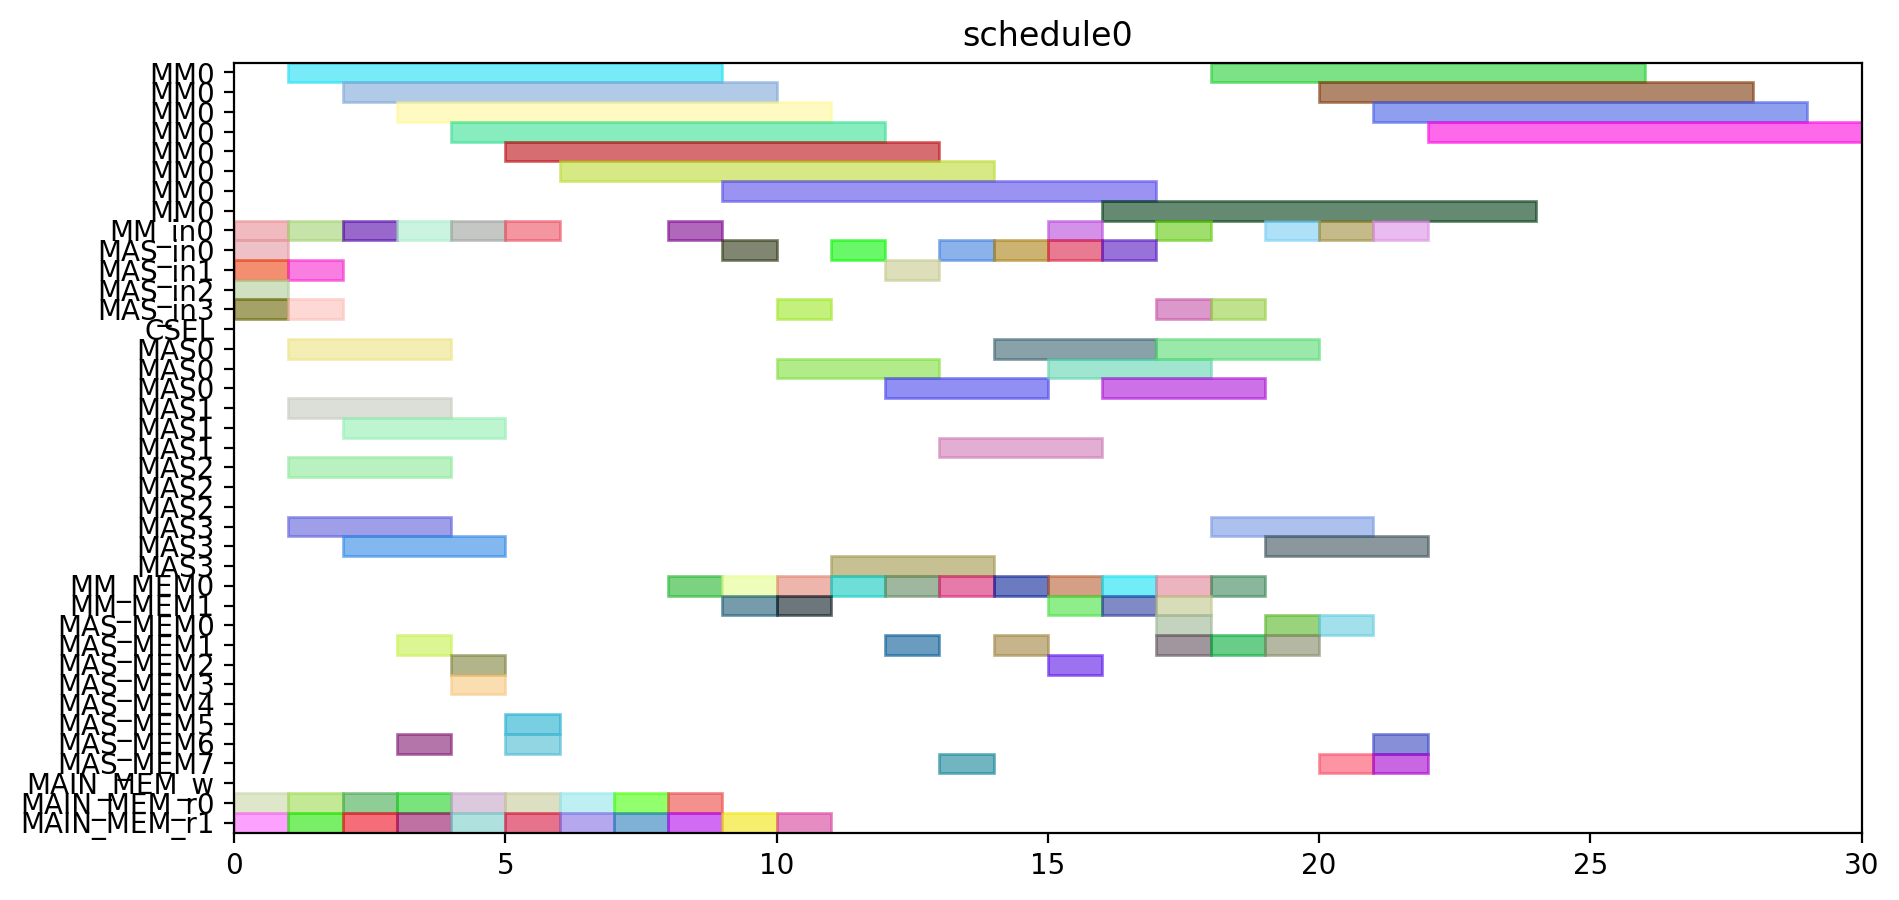

Generate this figure with Python:
from pyschedule import Scenario, solvers, plotters, alt


def solve():
	horizon = 90
	S = Scenario("schedule0", horizon=horizon)

	# resource
	MM = S.Resources('MM', num=1, size=8)
	MM_in = S.Resources('MM_in', num=1)
	MAS_in = S.Resources('MAS_in', num=4)
	CSEL = S.Resource('CSEL')
	MAS = S.Resources('MAS', num=4, size=3, periods=range(1, horizon))
	MM_MEM = S.Resources('MM_MEM', num=2)
	MAS_MEM = S.Resources('MAS_MEM', num=8)
	MAIN_MEM_w = S.Resource('MAIN_MEM_w', size=1)
	MAIN_MEM_r = S.Resources('MAIN_MEM_r', num=2)

	# result of previous scheduling

	# new tasks
	t0 = S.Task('t0', length=8, delay_cost=1)
	t0 += alt(MM)
	t0_in = S.Task('t0_in', length=1, delay_cost=1)
	t0_in += alt(MM_in)
	S += t0_in*MM_in[0]<=t0*MM[0]

	t0_mem0 = S.Task('t0_mem0', length=1, delay_cost=1)
	t0_mem0 += MAIN_MEM_r[0]
	t0_mem1 = S.Task('t0_mem1', length=1, delay_cost=1)
	t0_mem1 += MAIN_MEM_r[1]
	t1 = S.Task('t1', length=8, delay_cost=1)
	t1 += alt(MM)
	t1_in = S.Task('t1_in', length=1, delay_cost=1)
	t1_in += alt(MM_in)
	S += t1_in*MM_in[0]<=t1*MM[0]

	t1_mem0 = S.Task('t1_mem0', length=1, delay_cost=1)
	t1_mem0 += MAIN_MEM_r[0]
	t1_mem1 = S.Task('t1_mem1', length=1, delay_cost=1)
	t1_mem1 += MAIN_MEM_r[1]
	t2 = S.Task('t2', length=8, delay_cost=1)
	t2 += alt(MM)
	t2_in = S.Task('t2_in', length=1, delay_cost=1)
	t2_in += alt(MM_in)
	S += t2_in*MM_in[0]<=t2*MM[0]

	t2_mem0 = S.Task('t2_mem0', length=1, delay_cost=1)
	t2_mem0 += MAIN_MEM_r[0]
	t2_mem1 = S.Task('t2_mem1', length=1, delay_cost=1)
	t2_mem1 += MAIN_MEM_r[1]
	t3 = S.Task('t3', length=3, delay_cost=1)
	t3 += alt(MAS)
	t3_in = S.Task('t3_in', length=1, delay_cost=1)
	t3_in += alt(MAS_in)
	S += t3_in*MAS_in[0]<=t3*MAS[0]

	S += t3_in*MAS_in[1]<=t3*MAS[1]

	S += t3_in*MAS_in[2]<=t3*MAS[2]

	S += t3_in*MAS_in[3]<=t3*MAS[3]

	t3_mem0 = S.Task('t3_mem0', length=1, delay_cost=1)
	t3_mem0 += MAIN_MEM_r[0]
	t3_mem1 = S.Task('t3_mem1', length=1, delay_cost=1)
	t3_mem1 += MAIN_MEM_r[1]
	t4 = S.Task('t4', length=3, delay_cost=1)
	t4 += alt(MAS)
	t4_in = S.Task('t4_in', length=1, delay_cost=1)
	t4_in += alt(MAS_in)
	S += t4_in*MAS_in[0]<=t4*MAS[0]

	S += t4_in*MAS_in[1]<=t4*MAS[1]

	S += t4_in*MAS_in[2]<=t4*MAS[2]

	S += t4_in*MAS_in[3]<=t4*MAS[3]

	t4_mem0 = S.Task('t4_mem0', length=1, delay_cost=1)
	t4_mem0 += MAIN_MEM_r[0]
	t4_mem1 = S.Task('t4_mem1', length=1, delay_cost=1)
	t4_mem1 += MAIN_MEM_r[1]
	t8 = S.Task('t8', length=3, delay_cost=1)
	t8 += alt(MAS)
	t8_in = S.Task('t8_in', length=1, delay_cost=1)
	t8_in += alt(MAS_in)
	S += t8_in*MAS_in[0]<=t8*MAS[0]

	S += t8_in*MAS_in[1]<=t8*MAS[1]

	S += t8_in*MAS_in[2]<=t8*MAS[2]

	S += t8_in*MAS_in[3]<=t8*MAS[3]

	t8_mem0 = S.Task('t8_mem0', length=1, delay_cost=1)
	t8_mem0 += MAIN_MEM_r[0]
	t8_mem1 = S.Task('t8_mem1', length=1, delay_cost=1)
	t8_mem1 += MAIN_MEM_r[1]
	t9 = S.Task('t9', length=3, delay_cost=1)
	t9 += alt(MAS)
	t9_in = S.Task('t9_in', length=1, delay_cost=1)
	t9_in += alt(MAS_in)
	S += t9_in*MAS_in[0]<=t9*MAS[0]

	S += t9_in*MAS_in[1]<=t9*MAS[1]

	S += t9_in*MAS_in[2]<=t9*MAS[2]

	S += t9_in*MAS_in[3]<=t9*MAS[3]

	t9_mem0 = S.Task('t9_mem0', length=1, delay_cost=1)
	t9_mem0 += MAIN_MEM_r[0]
	t9_mem1 = S.Task('t9_mem1', length=1, delay_cost=1)
	t9_mem1 += MAIN_MEM_r[1]
	t13 = S.Task('t13', length=3, delay_cost=1)
	t13 += alt(MAS)
	t13_in = S.Task('t13_in', length=1, delay_cost=1)
	t13_in += alt(MAS_in)
	S += t13_in*MAS_in[0]<=t13*MAS[0]

	S += t13_in*MAS_in[1]<=t13*MAS[1]

	S += t13_in*MAS_in[2]<=t13*MAS[2]

	S += t13_in*MAS_in[3]<=t13*MAS[3]

	t13_mem0 = S.Task('t13_mem0', length=1, delay_cost=1)
	t13_mem0 += MAIN_MEM_r[0]
	t13_mem1 = S.Task('t13_mem1', length=1, delay_cost=1)
	t13_mem1 += MAIN_MEM_r[1]
	t14 = S.Task('t14', length=3, delay_cost=1)
	t14 += alt(MAS)
	t14_in = S.Task('t14_in', length=1, delay_cost=1)
	t14_in += alt(MAS_in)
	S += t14_in*MAS_in[0]<=t14*MAS[0]

	S += t14_in*MAS_in[1]<=t14*MAS[1]

	S += t14_in*MAS_in[2]<=t14*MAS[2]

	S += t14_in*MAS_in[3]<=t14*MAS[3]

	t14_mem0 = S.Task('t14_mem0', length=1, delay_cost=1)
	t14_mem0 += MAIN_MEM_r[0]
	t14_mem1 = S.Task('t14_mem1', length=1, delay_cost=1)
	t14_mem1 += MAIN_MEM_r[1]
	t5 = S.Task('t5', length=8, delay_cost=1)
	t5 += alt(MM)
	t5_in = S.Task('t5_in', length=1, delay_cost=1)
	t5_in += alt(MM_in)
	S += t5_in*MM_in[0]<=t5*MM[0]

	t5_mem0 = S.Task('t5_mem0', length=1, delay_cost=1)
	t5_mem0 += alt(MAS_MEM)
	S += (t3*MAS[0])-1 < t5_mem0*MAS_MEM[0]
	S += (t3*MAS[1])-1 < t5_mem0*MAS_MEM[2]
	S += (t3*MAS[2])-1 < t5_mem0*MAS_MEM[4]
	S += (t3*MAS[3])-1 < t5_mem0*MAS_MEM[6]
	S += t5_mem0 <= t5

	t5_mem1 = S.Task('t5_mem1', length=1, delay_cost=1)
	t5_mem1 += alt(MAS_MEM)
	S += (t4*MAS[0])-1 < t5_mem1*MAS_MEM[1]
	S += (t4*MAS[1])-1 < t5_mem1*MAS_MEM[3]
	S += (t4*MAS[2])-1 < t5_mem1*MAS_MEM[5]
	S += (t4*MAS[3])-1 < t5_mem1*MAS_MEM[7]
	S += t5_mem1 <= t5

	t6 = S.Task('t6', length=3, delay_cost=1)
	t6 += alt(MAS)
	t6_in = S.Task('t6_in', length=1, delay_cost=1)
	t6_in += alt(MAS_in)
	S += t6_in*MAS_in[0]<=t6*MAS[0]

	S += t6_in*MAS_in[1]<=t6*MAS[1]

	S += t6_in*MAS_in[2]<=t6*MAS[2]

	S += t6_in*MAS_in[3]<=t6*MAS[3]

	t6_mem0 = S.Task('t6_mem0', length=1, delay_cost=1)
	t6_mem0 += alt(MM_MEM)
	S += (t0*MM[0])-1 < t6_mem0*MM_MEM[0]
	S += t6_mem0 <= t6

	t6_mem1 = S.Task('t6_mem1', length=1, delay_cost=1)
	t6_mem1 += alt(MM_MEM)
	S += (t1*MM[0])-1 < t6_mem1*MM_MEM[1]
	S += t6_mem1 <= t6

	t10 = S.Task('t10', length=8, delay_cost=1)
	t10 += alt(MM)
	t10_in = S.Task('t10_in', length=1, delay_cost=1)
	t10_in += alt(MM_in)
	S += t10_in*MM_in[0]<=t10*MM[0]

	t10_mem0 = S.Task('t10_mem0', length=1, delay_cost=1)
	t10_mem0 += alt(MAS_MEM)
	S += (t8*MAS[0])-1 < t10_mem0*MAS_MEM[0]
	S += (t8*MAS[1])-1 < t10_mem0*MAS_MEM[2]
	S += (t8*MAS[2])-1 < t10_mem0*MAS_MEM[4]
	S += (t8*MAS[3])-1 < t10_mem0*MAS_MEM[6]
	S += t10_mem0 <= t10

	t10_mem1 = S.Task('t10_mem1', length=1, delay_cost=1)
	t10_mem1 += alt(MAS_MEM)
	S += (t9*MAS[0])-1 < t10_mem1*MAS_MEM[1]
	S += (t9*MAS[1])-1 < t10_mem1*MAS_MEM[3]
	S += (t9*MAS[2])-1 < t10_mem1*MAS_MEM[5]
	S += (t9*MAS[3])-1 < t10_mem1*MAS_MEM[7]
	S += t10_mem1 <= t10

	t11 = S.Task('t11', length=3, delay_cost=1)
	t11 += alt(MAS)
	t11_in = S.Task('t11_in', length=1, delay_cost=1)
	t11_in += alt(MAS_in)
	S += t11_in*MAS_in[0]<=t11*MAS[0]

	S += t11_in*MAS_in[1]<=t11*MAS[1]

	S += t11_in*MAS_in[2]<=t11*MAS[2]

	S += t11_in*MAS_in[3]<=t11*MAS[3]

	t11_mem0 = S.Task('t11_mem0', length=1, delay_cost=1)
	t11_mem0 += alt(MM_MEM)
	S += (t1*MM[0])-1 < t11_mem0*MM_MEM[0]
	S += t11_mem0 <= t11

	t11_mem1 = S.Task('t11_mem1', length=1, delay_cost=1)
	t11_mem1 += alt(MM_MEM)
	S += (t2*MM[0])-1 < t11_mem1*MM_MEM[1]
	S += t11_mem1 <= t11

	t15 = S.Task('t15', length=8, delay_cost=1)
	t15 += alt(MM)
	t15_in = S.Task('t15_in', length=1, delay_cost=1)
	t15_in += alt(MM_in)
	S += t15_in*MM_in[0]<=t15*MM[0]

	t15_mem0 = S.Task('t15_mem0', length=1, delay_cost=1)
	t15_mem0 += alt(MAS_MEM)
	S += (t13*MAS[0])-1 < t15_mem0*MAS_MEM[0]
	S += (t13*MAS[1])-1 < t15_mem0*MAS_MEM[2]
	S += (t13*MAS[2])-1 < t15_mem0*MAS_MEM[4]
	S += (t13*MAS[3])-1 < t15_mem0*MAS_MEM[6]
	S += t15_mem0 <= t15

	t15_mem1 = S.Task('t15_mem1', length=1, delay_cost=1)
	t15_mem1 += alt(MAS_MEM)
	S += (t14*MAS[0])-1 < t15_mem1*MAS_MEM[1]
	S += (t14*MAS[1])-1 < t15_mem1*MAS_MEM[3]
	S += (t14*MAS[2])-1 < t15_mem1*MAS_MEM[5]
	S += (t14*MAS[3])-1 < t15_mem1*MAS_MEM[7]
	S += t15_mem1 <= t15

	t16 = S.Task('t16', length=3, delay_cost=1)
	t16 += alt(MAS)
	t16_in = S.Task('t16_in', length=1, delay_cost=1)
	t16_in += alt(MAS_in)
	S += t16_in*MAS_in[0]<=t16*MAS[0]

	S += t16_in*MAS_in[1]<=t16*MAS[1]

	S += t16_in*MAS_in[2]<=t16*MAS[2]

	S += t16_in*MAS_in[3]<=t16*MAS[3]

	t16_mem0 = S.Task('t16_mem0', length=1, delay_cost=1)
	t16_mem0 += alt(MM_MEM)
	S += (t0*MM[0])-1 < t16_mem0*MM_MEM[0]
	S += t16_mem0 <= t16

	t16_mem1 = S.Task('t16_mem1', length=1, delay_cost=1)
	t16_mem1 += alt(MM_MEM)
	S += (t2*MM[0])-1 < t16_mem1*MM_MEM[1]
	S += t16_mem1 <= t16

	t18 = S.Task('t18', length=3, delay_cost=1)
	t18 += alt(MAS)
	t18_in = S.Task('t18_in', length=1, delay_cost=1)
	t18_in += alt(MAS_in)
	S += t18_in*MAS_in[0]<=t18*MAS[0]

	S += t18_in*MAS_in[1]<=t18*MAS[1]

	S += t18_in*MAS_in[2]<=t18*MAS[2]

	S += t18_in*MAS_in[3]<=t18*MAS[3]

	t18_mem0 = S.Task('t18_mem0', length=1, delay_cost=1)
	t18_mem0 += alt(MM_MEM)
	S += (t0*MM[0])-1 < t18_mem0*MM_MEM[0]
	S += t18_mem0 <= t18

	t20 = S.Task('t20', length=8, delay_cost=1)
	t20 += alt(MM)
	t20_in = S.Task('t20_in', length=1, delay_cost=1)
	t20_in += alt(MM_in)
	S += t20_in*MM_in[0]<=t20*MM[0]

	t20_mem0 = S.Task('t20_mem0', length=1, delay_cost=1)
	t20_mem0 += alt(MM_MEM)
	S += (t2*MM[0])-1 < t20_mem0*MM_MEM[0]
	S += t20_mem0 <= t20

	t20_mem1 = S.Task('t20_mem1', length=1, delay_cost=1)
	t20_mem1 += MAIN_MEM_r[1]
	t7 = S.Task('t7', length=3, delay_cost=1)
	t7 += alt(MAS)
	t7_in = S.Task('t7_in', length=1, delay_cost=1)
	t7_in += alt(MAS_in)
	S += t7_in*MAS_in[0]<=t7*MAS[0]

	S += t7_in*MAS_in[1]<=t7*MAS[1]

	S += t7_in*MAS_in[2]<=t7*MAS[2]

	S += t7_in*MAS_in[3]<=t7*MAS[3]

	t7_mem0 = S.Task('t7_mem0', length=1, delay_cost=1)
	t7_mem0 += alt(MM_MEM)
	S += (t5*MM[0])-1 < t7_mem0*MM_MEM[0]
	S += t7_mem0 <= t7

	t7_mem1 = S.Task('t7_mem1', length=1, delay_cost=1)
	t7_mem1 += alt(MAS_MEM)
	S += (t6*MAS[0])-1 < t7_mem1*MAS_MEM[1]
	S += (t6*MAS[1])-1 < t7_mem1*MAS_MEM[3]
	S += (t6*MAS[2])-1 < t7_mem1*MAS_MEM[5]
	S += (t6*MAS[3])-1 < t7_mem1*MAS_MEM[7]
	S += t7_mem1 <= t7

	t12 = S.Task('t12', length=3, delay_cost=1)
	t12 += alt(MAS)
	t12_in = S.Task('t12_in', length=1, delay_cost=1)
	t12_in += alt(MAS_in)
	S += t12_in*MAS_in[0]<=t12*MAS[0]

	S += t12_in*MAS_in[1]<=t12*MAS[1]

	S += t12_in*MAS_in[2]<=t12*MAS[2]

	S += t12_in*MAS_in[3]<=t12*MAS[3]

	t12_mem0 = S.Task('t12_mem0', length=1, delay_cost=1)
	t12_mem0 += alt(MM_MEM)
	S += (t10*MM[0])-1 < t12_mem0*MM_MEM[0]
	S += t12_mem0 <= t12

	t12_mem1 = S.Task('t12_mem1', length=1, delay_cost=1)
	t12_mem1 += alt(MAS_MEM)
	S += (t11*MAS[0])-1 < t12_mem1*MAS_MEM[1]
	S += (t11*MAS[1])-1 < t12_mem1*MAS_MEM[3]
	S += (t11*MAS[2])-1 < t12_mem1*MAS_MEM[5]
	S += (t11*MAS[3])-1 < t12_mem1*MAS_MEM[7]
	S += t12_mem1 <= t12

	t17 = S.Task('t17', length=3, delay_cost=1)
	t17 += alt(MAS)
	t17_in = S.Task('t17_in', length=1, delay_cost=1)
	t17_in += alt(MAS_in)
	S += t17_in*MAS_in[0]<=t17*MAS[0]

	S += t17_in*MAS_in[1]<=t17*MAS[1]

	S += t17_in*MAS_in[2]<=t17*MAS[2]

	S += t17_in*MAS_in[3]<=t17*MAS[3]

	t17_mem0 = S.Task('t17_mem0', length=1, delay_cost=1)
	t17_mem0 += alt(MM_MEM)
	S += (t15*MM[0])-1 < t17_mem0*MM_MEM[0]
	S += t17_mem0 <= t17

	t17_mem1 = S.Task('t17_mem1', length=1, delay_cost=1)
	t17_mem1 += alt(MAS_MEM)
	S += (t16*MAS[0])-1 < t17_mem1*MAS_MEM[1]
	S += (t16*MAS[1])-1 < t17_mem1*MAS_MEM[3]
	S += (t16*MAS[2])-1 < t17_mem1*MAS_MEM[5]
	S += (t16*MAS[3])-1 < t17_mem1*MAS_MEM[7]
	S += t17_mem1 <= t17

	t19 = S.Task('t19', length=3, delay_cost=1)
	t19 += alt(MAS)
	t19_in = S.Task('t19_in', length=1, delay_cost=1)
	t19_in += alt(MAS_in)
	S += t19_in*MAS_in[0]<=t19*MAS[0]

	S += t19_in*MAS_in[1]<=t19*MAS[1]

	S += t19_in*MAS_in[2]<=t19*MAS[2]

	S += t19_in*MAS_in[3]<=t19*MAS[3]

	t19_mem0 = S.Task('t19_mem0', length=1, delay_cost=1)
	t19_mem0 += alt(MM_MEM)
	S += (t0*MM[0])-1 < t19_mem0*MM_MEM[0]
	S += t19_mem0 <= t19

	t19_mem1 = S.Task('t19_mem1', length=1, delay_cost=1)
	t19_mem1 += alt(MAS_MEM)
	S += (t18*MAS[0])-1 < t19_mem1*MAS_MEM[1]
	S += (t18*MAS[1])-1 < t19_mem1*MAS_MEM[3]
	S += (t18*MAS[2])-1 < t19_mem1*MAS_MEM[5]
	S += (t18*MAS[3])-1 < t19_mem1*MAS_MEM[7]
	S += t19_mem1 <= t19

	t21 = S.Task('t21', length=3, delay_cost=1)
	t21 += alt(MAS)
	t21_in = S.Task('t21_in', length=1, delay_cost=1)
	t21_in += alt(MAS_in)
	S += t21_in*MAS_in[0]<=t21*MAS[0]

	S += t21_in*MAS_in[1]<=t21*MAS[1]

	S += t21_in*MAS_in[2]<=t21*MAS[2]

	S += t21_in*MAS_in[3]<=t21*MAS[3]

	t21_mem0 = S.Task('t21_mem0', length=1, delay_cost=1)
	t21_mem0 += alt(MM_MEM)
	S += (t1*MM[0])-1 < t21_mem0*MM_MEM[0]
	S += t21_mem0 <= t21

	t21_mem1 = S.Task('t21_mem1', length=1, delay_cost=1)
	t21_mem1 += alt(MM_MEM)
	S += (t20*MM[0])-1 < t21_mem1*MM_MEM[1]
	S += t21_mem1 <= t21

	t22 = S.Task('t22', length=3, delay_cost=1)
	t22 += alt(MAS)
	t22_in = S.Task('t22_in', length=1, delay_cost=1)
	t22_in += alt(MAS_in)
	S += t22_in*MAS_in[0]<=t22*MAS[0]

	S += t22_in*MAS_in[1]<=t22*MAS[1]

	S += t22_in*MAS_in[2]<=t22*MAS[2]

	S += t22_in*MAS_in[3]<=t22*MAS[3]

	t22_mem0 = S.Task('t22_mem0', length=1, delay_cost=1)
	t22_mem0 += alt(MM_MEM)
	S += (t1*MM[0])-1 < t22_mem0*MM_MEM[0]
	S += t22_mem0 <= t22

	t22_mem1 = S.Task('t22_mem1', length=1, delay_cost=1)
	t22_mem1 += alt(MM_MEM)
	S += (t20*MM[0])-1 < t22_mem1*MM_MEM[1]
	S += t22_mem1 <= t22

	t23 = S.Task('t23', length=8, delay_cost=1)
	t23 += alt(MM)
	t23_in = S.Task('t23_in', length=1, delay_cost=1)
	t23_in += alt(MM_in)
	S += t23_in*MM_in[0]<=t23*MM[0]

	t23_mem0 = S.Task('t23_mem0', length=1, delay_cost=1)
	t23_mem0 += alt(MAS_MEM)
	S += (t17*MAS[0])-1 < t23_mem0*MAS_MEM[0]
	S += (t17*MAS[1])-1 < t23_mem0*MAS_MEM[2]
	S += (t17*MAS[2])-1 < t23_mem0*MAS_MEM[4]
	S += (t17*MAS[3])-1 < t23_mem0*MAS_MEM[6]
	S += t23_mem0 <= t23

	t23_mem1 = S.Task('t23_mem1', length=1, delay_cost=1)
	t23_mem1 += MAIN_MEM_r[1]
	t25 = S.Task('t25', length=8, delay_cost=1)
	t25 += alt(MM)
	t25_in = S.Task('t25_in', length=1, delay_cost=1)
	t25_in += alt(MM_in)
	S += t25_in*MM_in[0]<=t25*MM[0]

	t25_mem0 = S.Task('t25_mem0', length=1, delay_cost=1)
	t25_mem0 += alt(MAS_MEM)
	S += (t7*MAS[0])-1 < t25_mem0*MAS_MEM[0]
	S += (t7*MAS[1])-1 < t25_mem0*MAS_MEM[2]
	S += (t7*MAS[2])-1 < t25_mem0*MAS_MEM[4]
	S += (t7*MAS[3])-1 < t25_mem0*MAS_MEM[6]
	S += t25_mem0 <= t25

	t25_mem1 = S.Task('t25_mem1', length=1, delay_cost=1)
	t25_mem1 += alt(MAS_MEM)
	S += (t22*MAS[0])-1 < t25_mem1*MAS_MEM[1]
	S += (t22*MAS[1])-1 < t25_mem1*MAS_MEM[3]
	S += (t22*MAS[2])-1 < t25_mem1*MAS_MEM[5]
	S += (t22*MAS[3])-1 < t25_mem1*MAS_MEM[7]
	S += t25_mem1 <= t25

	t27 = S.Task('t27', length=8, delay_cost=1)
	t27 += alt(MM)
	t27_in = S.Task('t27_in', length=1, delay_cost=1)
	t27_in += alt(MM_in)
	S += t27_in*MM_in[0]<=t27*MM[0]

	t27_mem0 = S.Task('t27_mem0', length=1, delay_cost=1)
	t27_mem0 += alt(MAS_MEM)
	S += (t22*MAS[0])-1 < t27_mem0*MAS_MEM[0]
	S += (t22*MAS[1])-1 < t27_mem0*MAS_MEM[2]
	S += (t22*MAS[2])-1 < t27_mem0*MAS_MEM[4]
	S += (t22*MAS[3])-1 < t27_mem0*MAS_MEM[6]
	S += t27_mem0 <= t27

	t27_mem1 = S.Task('t27_mem1', length=1, delay_cost=1)
	t27_mem1 += alt(MAS_MEM)
	S += (t21*MAS[0])-1 < t27_mem1*MAS_MEM[1]
	S += (t21*MAS[1])-1 < t27_mem1*MAS_MEM[3]
	S += (t21*MAS[2])-1 < t27_mem1*MAS_MEM[5]
	S += (t21*MAS[3])-1 < t27_mem1*MAS_MEM[7]
	S += t27_mem1 <= t27

	t28 = S.Task('t28', length=8, delay_cost=1)
	t28 += alt(MM)
	t28_in = S.Task('t28_in', length=1, delay_cost=1)
	t28_in += alt(MM_in)
	S += t28_in*MM_in[0]<=t28*MM[0]

	t28_mem0 = S.Task('t28_mem0', length=1, delay_cost=1)
	t28_mem0 += alt(MAS_MEM)
	S += (t19*MAS[0])-1 < t28_mem0*MAS_MEM[0]
	S += (t19*MAS[1])-1 < t28_mem0*MAS_MEM[2]
	S += (t19*MAS[2])-1 < t28_mem0*MAS_MEM[4]
	S += (t19*MAS[3])-1 < t28_mem0*MAS_MEM[6]
	S += t28_mem0 <= t28

	t28_mem1 = S.Task('t28_mem1', length=1, delay_cost=1)
	t28_mem1 += alt(MAS_MEM)
	S += (t7*MAS[0])-1 < t28_mem1*MAS_MEM[1]
	S += (t7*MAS[1])-1 < t28_mem1*MAS_MEM[3]
	S += (t7*MAS[2])-1 < t28_mem1*MAS_MEM[5]
	S += (t7*MAS[3])-1 < t28_mem1*MAS_MEM[7]
	S += t28_mem1 <= t28

	t29 = S.Task('t29', length=8, delay_cost=1)
	t29 += alt(MM)
	t29_in = S.Task('t29_in', length=1, delay_cost=1)
	t29_in += alt(MM_in)
	S += t29_in*MM_in[0]<=t29*MM[0]

	t29_mem0 = S.Task('t29_mem0', length=1, delay_cost=1)
	t29_mem0 += alt(MAS_MEM)
	S += (t21*MAS[0])-1 < t29_mem0*MAS_MEM[0]
	S += (t21*MAS[1])-1 < t29_mem0*MAS_MEM[2]
	S += (t21*MAS[2])-1 < t29_mem0*MAS_MEM[4]
	S += (t21*MAS[3])-1 < t29_mem0*MAS_MEM[6]
	S += t29_mem0 <= t29

	t29_mem1 = S.Task('t29_mem1', length=1, delay_cost=1)
	t29_mem1 += alt(MAS_MEM)
	S += (t12*MAS[0])-1 < t29_mem1*MAS_MEM[1]
	S += (t12*MAS[1])-1 < t29_mem1*MAS_MEM[3]
	S += (t12*MAS[2])-1 < t29_mem1*MAS_MEM[5]
	S += (t12*MAS[3])-1 < t29_mem1*MAS_MEM[7]
	S += t29_mem1 <= t29

	solvers.mip.solve(S,msg=1,kind='CPLEX',ratio_gap=1.01)

	solution = [['hoge']*len(S.solution()[1]) for i in range(len(S.solution()))]
	for i in range(len(S.solution())):
		for j in range(len(S.solution()[i])):
			solution[i][j]=str(S.solution()[i][j])
	print(solution)

	cycles = int(solution[-1][3])

	pic_file_name = "/home/mfukuda/ABE/multiRAM_multiMAS_16mux/scheduling_result/stage8MM1_stage3MAS4/EP_ADD_A_0/schedule0.png"
	if(S.solution() != []):
		plotters.matplotlib.plot(S,img_filename=pic_file_name, show_task_labels=False, fig_size=(cycles*0.25+3, 5))

	return solution
